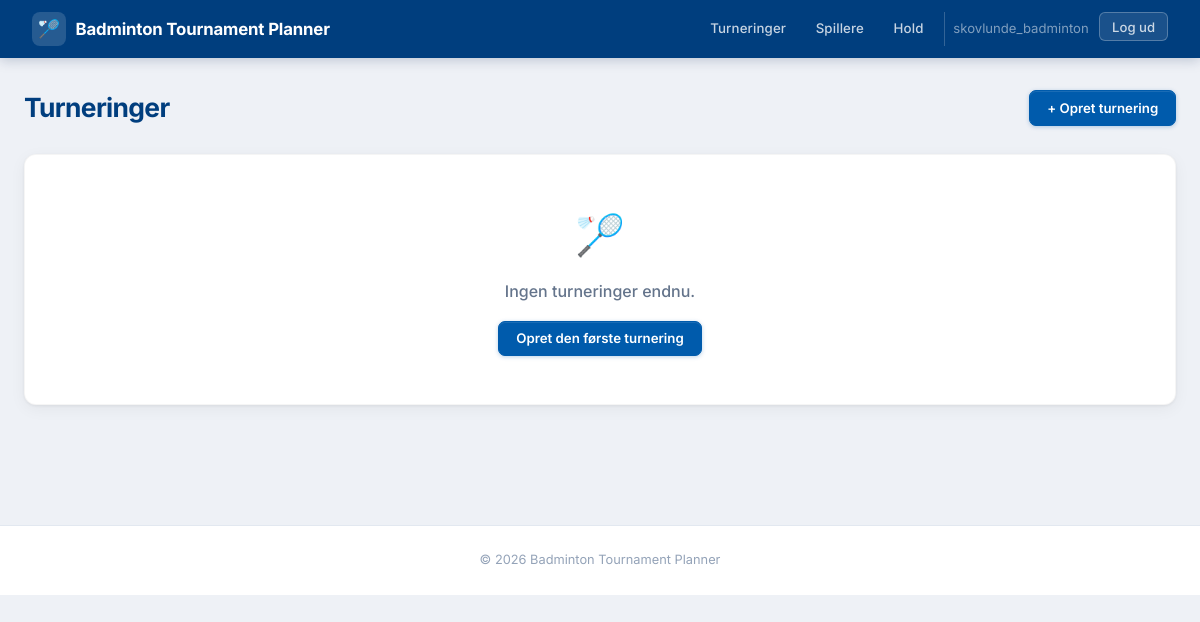
Before: /tournaments/ (signed in) with the older database file.
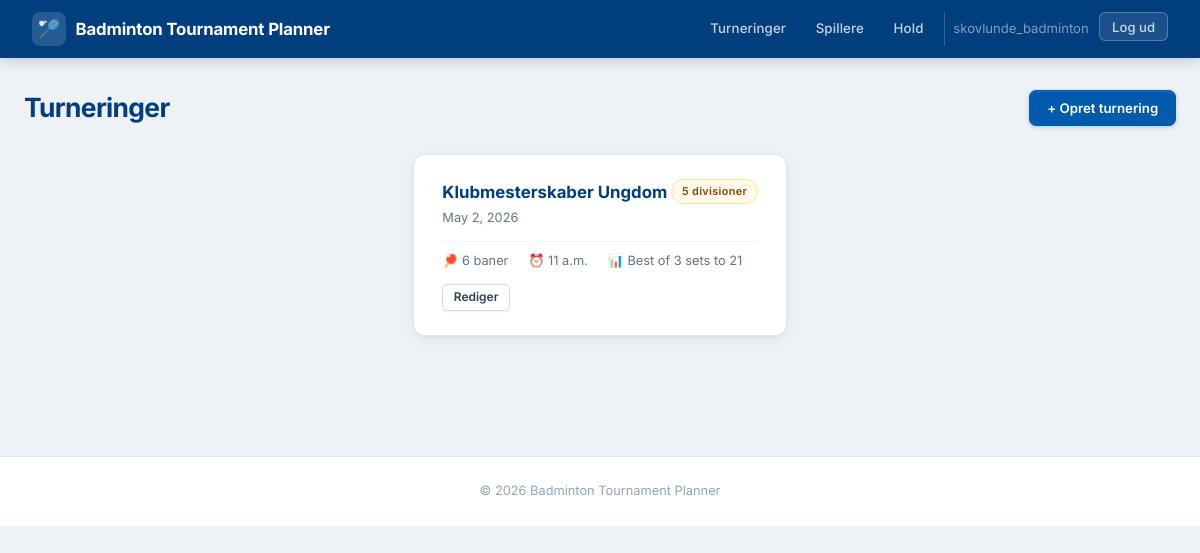
After: the same page with the newer database file.
### tournaments/models.py (models this page shows, shortened)
class Tournament(models.Model):
    name = models.CharField(max_length=200, verbose_name=_("Name"))
    date = models.DateField(verbose_name=_("Date"))
    DIVISION_MODEL_CHOICES = [
        ('youth', _('Youth Divisions (U9-U19)')),
        ('mixed', _('Mixed Divisions (A, B, C)')),
    ]
    division_model = models.CharField(max_length=10, choices=DIVISION_MODEL_CHOICES, verbose_name=_("Division Model"))
    SCORING_MODEL_CHOICES = [
        ('best_of_3_21', _('Best of 3 sets to 21')),
        ('best_of_5_15', _('Best of 5 sets to 15')),
    ]
    scoring_model = models.CharField(
        max_length=20,
        choices=SCORING_MODEL_CHOICES,
        default='best_of_3_21',
        verbose_name=_("Scoring Model")
    )
    single_match_duration = models.IntegerField(
        help_text=_("Duration of a single match in minutes"),
        default=30,
        verbose_name=_("Single Match Duration")
    )
    double_match_duration = models.IntegerField(
        help_text=_("Duration of a double match in minutes"),
        default=40,
        verbose_name=_("Double Match Duration")
    )
    player_break_time = models.IntegerField(
        help_text=_("Minimum break time for players between matches in minutes"),
        default=15,
        verbose_name=_("Player Break Time")
    )
    court_count = models.IntegerField(
        default=4,
        verbose_name=_("Antal baner"),
        help_text=_("Antal tilgængelige baner under turneringen"),
    )
    start_time = models.TimeField(
        null=True, blank=True,
        verbose_name=_("Starttidspunkt"),
        help_text=_("Klokkeslæt for første kamp"),
    )
    schedule_locked = models.BooleanField(
        default=False,
        verbose_name=_("Program låst"),
        help_text=_("Når programmet er låst, kan kampprogram og spilleplan ikke ændres."),
    )
    logo = models.ImageField(
        upload_to='tournament_logos/',
        null=True, blank=True,
        verbose_name=_("Logo"),
        help_text=_("Logo vises på udprintede programmer og spilleplaner."),
    )
    owner = models.ForeignKey(
        settings.AUTH_USER_MODEL,
        on_delete=models.SET_NULL,
        null=True, blank=True,
        related_name='tournaments',
        verbose_name=_("Klubbruger"),
    )

### tournaments/views.py (the view)
# urls.py: path('', views.tournament_list, name='tournament_list'),
@login_required
def tournament_list(request):
    tournaments = Tournament.objects.filter(owner=request.user).prefetch_related('divisions').order_by('-date')
    return render(request, 'tournaments/tournament_list.html', {'tournaments': tournaments})

### tournaments/templates/tournaments/tournament_list.html (shortened to what this page needs)
{% extends 'base.html' %}
{% block content %}
<div class="page-actions">
    <h1>Turneringer</h1>
    <a href="{% url 'tournament_create' %}" class="btn btn-primary">+ Opret turnering</a>
</div>
{% if tournaments %}
<div style="display:grid; grid-template-columns:repeat(auto-fill,minmax(310px,1fr)); gap:1rem; margin-bottom:1.5rem;">
{% for tournament in tournaments %}
<a href="{% url 'tournament_detail' tournament.pk %}" style="text-decoration:none; color:inherit; display:block;">
<div class="card" style="margin-bottom:0; cursor:pointer; transition:box-shadow 0.18s, transform 0.18s; border:1.5px solid #e2e8f0;"
     onmouseover="this.style.boxShadow='0 8px 24px rgba(0,91,172,0.13)';this.style.transform='translateY(-2px)';"
     onmouseout="this.style.boxShadow='';this.style.transform='';">
    <div style="display:flex; justify-content:space-between; align-items:flex-start; margin-bottom:0.75rem;">
        <div>
            <div style="font-size:1.05rem; font-weight:700; color:#003e7e; margin-bottom:0.15rem;">{{ tournament.name }}</div>
            <div style="font-size:0.8rem; color:#64748b;">{{ tournament.date }}</div>
        </div>
        <span class="badge badge-pending" style="font-size:0.68rem;">{{ tournament.divisions.count }} division{{ tournament.divisions.count|pluralize:"er" }}</span>
    </div>
    <div style="display:flex; gap:1.25rem; font-size:0.8rem; color:#64748b; border-top:1px solid #f1f5f9; padding-top:0.6rem; margin-top:0.25rem;">
        <span>🏓 {{ tournament.court_count }} baner</span>
        <span>⏰ {{ tournament.start_time|default:"–" }}</span>
        <span>📊 {{ tournament.get_scoring_model_display }}</span>
    </div>
    <div style="margin-top:0.75rem;" onclick="event.stopPropagation();">
        <a href="{% url 'tournament_edit' tournament.pk %}" class="btn btn-secondary btn-sm">Rediger</a>
    </div>
</div>
</a>
{% endfor %}
</div>
{% else %}
<div class="card" style="text-align:center; color:#94a3b8; padding:3rem 2rem;">
    <div style="font-size:2.5rem; margin-bottom:0.75rem;">🏸</div>
    <p style="margin:0 0 1rem; font-size:1rem; font-weight:500; color:#64748b;">Ingen turneringer endnu.</p>
    <a href="{% url 'tournament_create' %}" class="btn btn-primary">Opret den første turnering</a>
</div>
{% endif %}
{% endblock %}

Changed rows visible on the page:
added Tournament: name "Klubmesterskaber Ungdom", date "May 2, 2026", divisions.count "5", court_count "6", start_time "11 a.m.", scoring_model "Best of 3 sets to 21"
Other visible differences:
text no longer shown: "🏸 Ingen turneringer endnu. Opret den første turnering"
